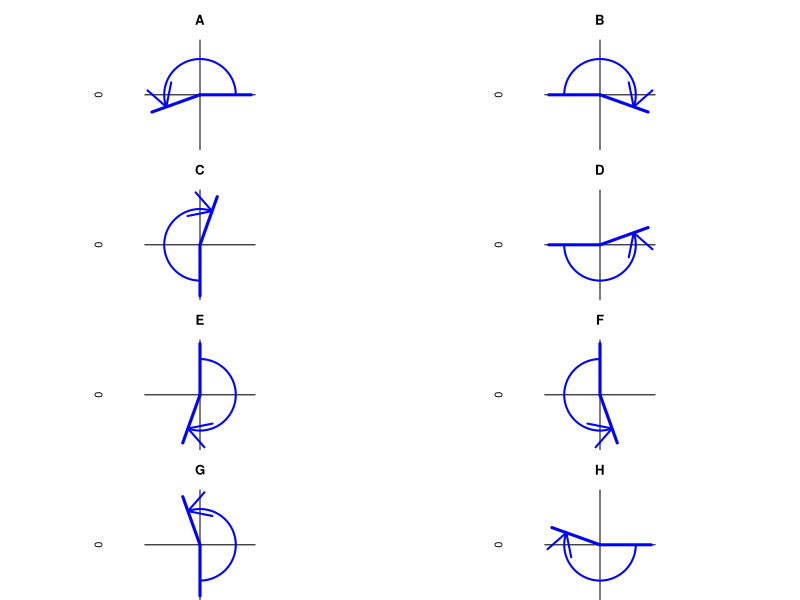

Generate this figure with R:
## ---- chunk 1
while(T){
  ang = runif(1,0.1,0.9)*2*pi*sample(c(-1,1),1)
  deg = round(ang/pi*180)
  if(abs(deg%%90)>5){break}
}

correct = c(0,ang)
wrong1 = c(0,-ang)
wrong2 = c(pi/2,pi/2+ang)
wrong3 = c(pi/2,pi/2-ang)
wrong4 = c(pi,pi+ang)
wrong5 = c(pi,pi-ang)
wrong6 = c(3*pi/2,3*pi/2+ang)
wrong7 = c(3*pi/2,3*pi/2-ang)
allchoices = list(correct,wrong1,wrong2,wrong3,wrong4,wrong5,wrong6,wrong7)
shuch = sample(allchoices)
sol = ""
for(i in 1:length(shuch)){
  if(shuch[[i]][1]==correct[1] && shuch[[i]][2]==correct[2]){
    sol = paste0(sol,"1",collapse="")
    sollet = LETTERS[i]
  } else {
    sol = paste0(sol,"0",collapse="")
  }
}
if(ang>0){
  wrd1 = "positive"
  wrd2 = "counterclockwise"
} else {
  wrd1 = "negative"
  wrd2 = "clockwise"
}
## ---- chunk 2
par(mfrow = c(4, 2))
for(i in 1:length(shuch)){
  par(mar=c(0,3,3,3),pty="s")
  plot(0,0,type="n",axes=F,xlim=c(-1,1),ylim=c(-1,1),main=LETTERS[i])
  abline(h=0)
  abline(v=0)
  a1 = shuch[[i]][1]
  a2 = shuch[[i]][2]
  lines(c(0,cos(a1)),c(0,sin(a1)),col="blue",lwd=3)
  lines(c(0,cos(a2)),c(0,sin(a2)),col="blue",lwd=3)
  len = 100
  th = seq(a1,a2,(a2-a1)/len)
  len = length(th)-1
  r = 0.7
  lines(r*cos(th),r*sin(th),lwd=2,col="blue")
  arrows(r*cos(th[len]),r*sin(th[len]),r*cos(th[len+1]),r*sin(th[len+1]),lwd=2,col="blue")
}
